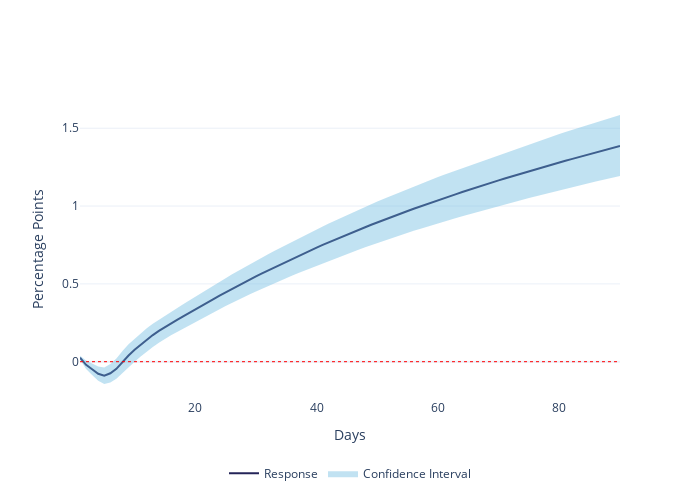

Write notebook code for a chart like this one.
### Markdown cell above
### Cryptocurrency-based FX Shock $\to$ Inflation

### Code cell
inflation_exchange = plot_irf(irf_inf_fx.loc[0:90, :], y_axis_name='Percentage Points')
#inflation_exchange.write_image('./images/inflation_exchange.png', format='png', scale=3)

### Figure 1 — Plotly figure (JSON) as saved in the notebook; plotly's stock layout.template omitted (floating-point values rounded to 4 significant figures; data arrays with more than 128 entries replaced by an {"elided": "..."} marker saying what was removed)
{"data": [{"line": {"color": "#242458", "width": 2}, "mode": "lines", "name": "Response", "type": "scatter", "x": [1, 2, 3, 4, 5, 6, 7, 8, 9, 10, 11, 12, 13, 14, 15, 16, 17, 18, 19, 20, 21, 22, 23, 24, 25, 26, 27, 28, 29, 30, 31, 32, 33, 34, 35, 36, 37, 38, 39, 40, 41, 42, 43, 44, 45, 46, 47, 48, 49, 50, 51, 52, 53, 54, 55, 56, 57, 58, 59, 60, 61, 62, 63, 64, 65, 66, 67, 68, 69, 70, 71, 72, 73, 74, 75, 76, 77, 78, 79, 80, 81, 82, 83, 84, 85, 86, 87, 88, 89, 90], "y": [0.02525, -0.02017, -0.0487, -0.07743, -0.0901, -0.07445, -0.04579, -0.001944, 0.03982, 0.07704, 0.1104, 0.1418, 0.1711, 0.1977, 0.2224, 0.2453, 0.268, 0.2907, 0.314, 0.3368, 0.3591, 0.381, 0.4028, 0.4245, 0.4459, 0.4669, 0.4878, 0.5084, 0.5283, 0.5481, 0.5677, 0.5866, 0.6057, 0.6248, 0.6431, 0.6613, 0.6797, 0.6982, 0.7161, 0.7331, 0.7504, 0.7674, 0.7842, 0.8007, 0.8175, 0.8332, 0.8484, 0.8641, 0.8797, 0.8952, 0.91, 0.9246, 0.9394, 0.9535, 0.9678, 0.9825, 0.9967, 1.01, 1.024, 1.038, 1.051, 1.064, 1.077, 1.09, 1.103, 1.115, 1.128, 1.141, 1.153, 1.165, 1.177, 1.189, 1.201, 1.212, 1.225, 1.236, 1.247, 1.258, 1.269, 1.28, 1.291, 1.302, 1.312, 1.323, 1.334, 1.344, 1.355, 1.365, 1.376, 1.386]}, {"fill": "toself", "fillcolor": "rgba(101, 183, 222, 0.4)", "hoverinfo": "skip", "line": {"color": "rgba(248,232,160,0)"}, "name": "Confidence Interval", "type": "scatter", "x": {"elided": "180 int values"}, "y": {"elided": "180 float values"}}, {"line": {"color": "red", "dash": "dot", "width": 1}, "mode": "lines", "showlegend": false, "type": "scatter", "x": [1, 90], "y": [0, 0]}], "layout": {"height": 500, "legend": {"orientation": "h", "x": 0.5, "xanchor": "center", "y": -0.2, "yanchor": "top"}, "width": 700, "xaxis": {"showgrid": false, "title": {"text": "Days"}}, "yaxis": {"title": {"text": "Percentage Points"}}}}
